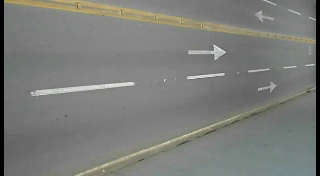
#> input picture frame 37 of files/traffic.avi, 320 x 176 px
$ python CarCountingApp.py
#> lines starting #> are read from the running program, lines starting #| are printed output that depends on the picture; after the words box and inside, x2 and y2 are one past the last pixel; in counts of white or black regions, pixels touching at a corner belong together
import cv2              # OpenCV kütüphanesi (görüntü işleme)
import numpy as np      # NumPy (matematiksel işlemler)


# Video dosyasını aç
vid = cv2.VideoCapture("files/traffic.avi")

# Arka plan çıkarıcı oluştur (KNN algoritması kullanır)
# Parametreler:
# history = 200 → Arka plan modelinin kaç kare geçmişe bakacağı
# dist2Threshold = 200 → Pikselin arka plan olup olmadığını belirleyen eşik
# detectShadows = False → Gölge tespiti yapmasın
backsub = cv2.createBackgroundSubtractorKNN(200, 200, False)

c = 0   # Araç sayacı


# Sonsuz döngü (video kare kare okunur)
while True:
    ret, frame = vid.read()  # Videodan bir kare oku
#> frame is the input picture: shape (176, 320, 3); mean B, G, R 121, 124.5, 123.3

    if ret:  # Eğer kare başarıyla okunduysa

        # Arka plan çıkarma uygula
        # Hareket eden nesneler beyaz (foreground), arka plan siyah olur
        fgmask = backsub.apply(frame)
#> fgmask: shape (176, 320); every value is 255

        # Sayım için iki adet dikey çizgi çiz
        cv2.line(frame, (50, 0), (50, 300), (0, 255, 0), 2)
        cv2.line(frame, (70, 0), (70, 300), (0, 255, 0), 2)
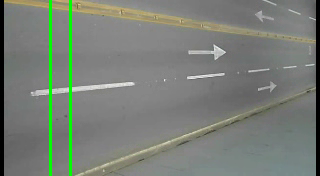
#> frame: shape (176, 320, 3); mean B, G, R 118.6, 126.9, 120.9


        # Maskedeki konturları bul
        contours, hierarchy = cv2.findContours(
            fgmask,                 # Kaynak görüntü
            cv2.RETR_TREE,          # Hiyerarşi modunu belirler
            cv2.CHAIN_APPROX_SIMPLE # Kontur noktalarını sadeleştirir
        )
#> contours = [[[0, 0], [0, 175], [319, 175], [319, 0]]]

        # Hiyerarşi bazen None dönebilir, hata önleme
        try:
            hierarchy = hierarchy[0]
        except:
            hierarchy = []


        # Her konturu sırayla incele
        for contour, hier in zip(contours, hierarchy):

            # Konturun etrafına dikdörtgen çizmek için bounding box al
            (x, y, w, h) = cv2.boundingRect(contour)

            # Küçük gürültüleri filtrele (çok küçük nesneleri sayma)
            if w > 40 and h > 40:

                # Aracın etrafına mavi dikdörtgen çiz
                cv2.rectangle(frame, (x, y), (x + w, y + h), (255, 0, 0), 3)

                # Eğer araç sayım çizgileri arasından geçiyorsa sayacı artır
                if x > 50 and x < 70:
                    c += 1
#> this loop made 1 pass
#> (contour, hier, x, y, w, h) on pass 1: ([[0, 0], [0, 175], [319, 175], [319, 0]], [-1, -1, -1, -1], 0, 0, 320, 176)
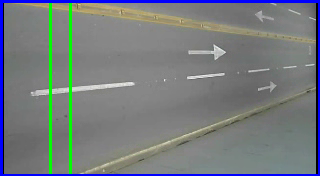
#> frame: shape (176, 320, 3); 4.36% of pixels changed, all inside (x1, y1, x2, y2) = (0, 0, 320, 176)
#> after the loop, c = 0


        # Ekrana araç sayısını yaz
        cv2.putText(
            frame,
            "Car: " + str(c),
            (90, 100),
            cv2.FONT_HERSHEY_SIMPLEX,
            2,
            (0, 0, 255),
            2,
            cv2.LINE_AA
        )
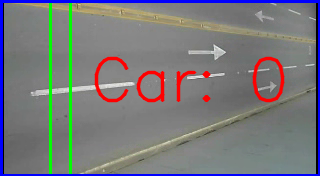
#> frame: shape (176, 320, 3); 3.24% of pixels changed, all inside (x1, y1, x2, y2) = (94, 56, 285, 103)

        # Görüntüleri göster
        cv2.imshow("Car Counter", frame)
        cv2.imshow("Mask", fgmask)

        # q tuşuna basılırsa çık
        if cv2.waitKey(20) & 0xFF == ord('q'):
#> (key q is pressed here)
            break


# Video kaynağını serbest bırak
vid.release()

# Açık pencereleri kapat
cv2.destroyAllWindows()

$ run again, starting later in the video
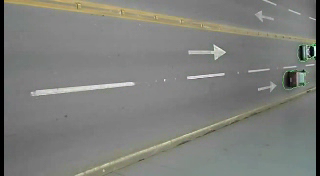
#> input picture frame 168 of files/traffic.avi, 320 x 176 px
#> frame is the input picture: shape (176, 320, 3); mean B, G, R 122.7, 126.8, 125.5
#> fgmask: shape (176, 320); every value is 255
#> contours = [[[0, 0], [0, 175], [319, 175], [319, 0]]]
#> the loop `for contour, hier in zip(contours, hierarchy):` made 1 pass
#> (contour, hier, x, y, w, h) on pass 1: ([[0, 0], [0, 175], [319, 175], [319, 0]], [-1, -1, -1, -1], 0, 0, 320, 176)
#> after the loop `for contour, hier in zip(contours, hierarchy):`:
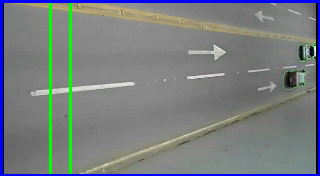
#> frame: shape (176, 320, 3); mean B, G, R 128, 125.3, 119.4
#> after the loop `for contour, hier in zip(contours, hierarchy):`: c = 0
#> `cv2.putText( frame, "Car: " + str(c), (90, 100), cv2.FONT_HERSHEY_SIMP..`:
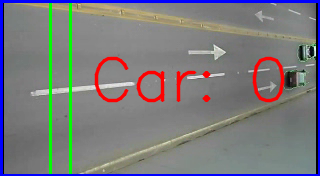
#> frame: shape (176, 320, 3); 3.24% of pixels changed, all inside (x1, y1, x2, y2) = (94, 56, 285, 103)

$ run again, starting later in the video
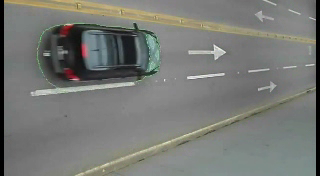
#> input picture frame 299 of files/traffic.avi, 320 x 176 px
#> frame is the input picture: shape (176, 320, 3); mean B, G, R 117.1, 121.2, 119.4
#> fgmask: shape (176, 320); every value is 255
#> contours = [[[0, 0], [0, 175], [319, 175], [319, 0]]]
#> the loop `for contour, hier in zip(contours, hierarchy):` made 1 pass
#> (contour, hier, x, y, w, h) on pass 1: ([[0, 0], [0, 175], [319, 175], [319, 0]], [-1, -1, -1, -1], 0, 0, 320, 176)
#> after the loop `for contour, hier in zip(contours, hierarchy):`:
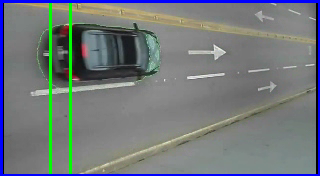
#> frame: shape (176, 320, 3); mean B, G, R 122.9, 120.2, 113.7
#> after the loop `for contour, hier in zip(contours, hierarchy):`: c = 0
#> `cv2.putText( frame, "Car: " + str(c), (90, 100), cv2.FONT_HERSHEY_SIMP..`:
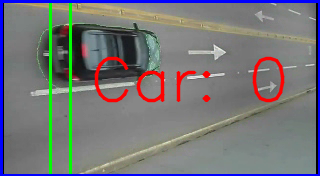
#> frame: shape (176, 320, 3); 3.24% of pixels changed, all inside (x1, y1, x2, y2) = (94, 56, 285, 103)
